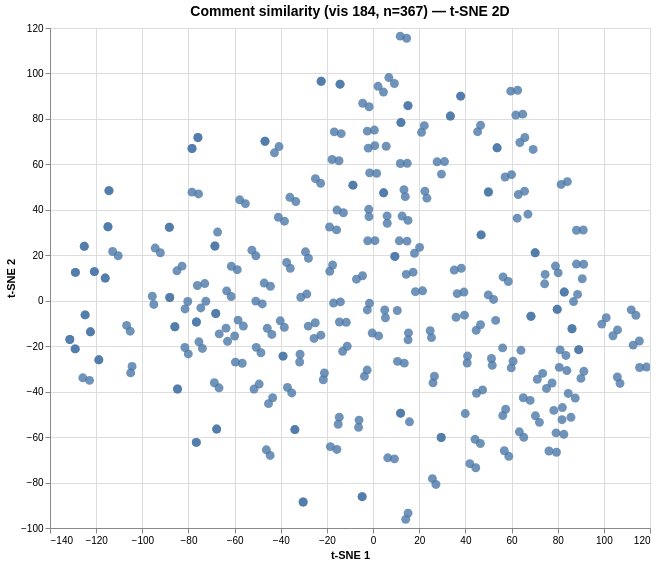

The specification (Vega-Lite) saved for this image:
### Vega specification from a JSON file in a GitHub repository (floating-point values rounded to 4 significant figures; data arrays with more than 128 entries replaced by an {"elided": "..."} marker saying what was removed)
{"$schema": "https://vega.github.io/schema/vega/v6.json", "data": [{"name": "param_1e9efca18e7a2868_store"}, {"name": "source_0", "values": {"elided": "367 records"}}, {"name": "source_0_x_domain_dim_1", "values": [{"min": -131.4, "max": 118.5}]}, {"name": "source_0_y_domain_dim_2", "values": [{"min": -96.2, "max": 116.4}]}], "signals": [{"name": "unit", "value": {}, "on": [{"events": "pointermove", "update": "isTuple(group()) ? group() : unit"}]}, {"name": "param_1e9efca18e7a2868", "update": "vlSelectionResolve(\"param_1e9efca18e7a2868_store\", \"union\")"}, {"name": "param_1e9efca18e7a2868_dim_1", "on": [{"events": [{"source": "view", "type": "dblclick"}], "update": "null"}, {"events": {"signal": "param_1e9efca18e7a2868_translate_delta"}, "update": "panLinear(param_1e9efca18e7a2868_translate_anchor.extent_x, -param_1e9efca18e7a2868_translate_delta.x / width)"}, {"events": {"signal": "param_1e9efca18e7a2868_zoom_delta"}, "update": "zoomLinear(domain(\"x\"), param_1e9efca18e7a2868_zoom_anchor.x, param_1e9efca18e7a2868_zoom_delta)"}]}, {"name": "param_1e9efca18e7a2868_dim_2", "on": [{"events": [{"source": "view", "type": "dblclick"}], "update": "null"}, {"events": {"signal": "param_1e9efca18e7a2868_translate_delta"}, "update": "panLinear(param_1e9efca18e7a2868_translate_anchor.extent_y, param_1e9efca18e7a2868_translate_delta.y / height)"}, {"events": {"signal": "param_1e9efca18e7a2868_zoom_delta"}, "update": "zoomLinear(domain(\"y\"), param_1e9efca18e7a2868_zoom_anchor.y, param_1e9efca18e7a2868_zoom_delta)"}]}, {"name": "param_1e9efca18e7a2868_tuple", "on": [{"events": [{"signal": "param_1e9efca18e7a2868_dim_1 || param_1e9efca18e7a2868_dim_2"}], "update": "param_1e9efca18e7a2868_dim_1 && param_1e9efca18e7a2868_dim_2 ? {unit: \"\", fields: param_1e9efca18e7a2868_tuple_fields, values: [param_1e9efca18e7a2868_dim_1,param_1e9efca18e7a2868_dim_2]} : null"}]}, {"name": "param_1e9efca18e7a2868_tuple_fields", "value": [{"field": "dim_1", "channel": "x", "type": "R"}, {"field": "dim_2", "channel": "y", "type": "R"}]}, {"name": "param_1e9efca18e7a2868_translate_anchor", "value": {}, "on": [{"events": [{"source": "scope", "type": "pointerdown"}], "update": "{x: x(unit), y: y(unit), extent_x: domain(\"x\"), extent_y: domain(\"y\")}"}]}, {"name": "param_1e9efca18e7a2868_translate_delta", "value": {}, "on": [{"events": [{"source": "window", "between": [{"source": "scope", "type": "pointerdown"}, {"source": "window", "type": "pointerup"}], "consume": true, "type": "pointermove"}], "update": "{x: param_1e9efca18e7a2868_translate_anchor.x - x(unit), y: param_1e9efca18e7a2868_translate_anchor.y - y(unit)}"}]}, {"name": "param_1e9efca18e7a2868_zoom_anchor", "on": [{"events": [{"source": "scope", "type": "wheel", "consume": true}], "update": "{x: invert(\"x\", x(unit)), y: invert(\"y\", y(unit))}"}]}, {"name": "param_1e9efca18e7a2868_zoom_delta", "on": [{"events": [{"source": "scope", "consume": true, "type": "wheel"}], "update": "pow(1.001, event.deltaY * pow(16, event.deltaMode))", "force": true}]}, {"name": "param_1e9efca18e7a2868_modify", "on": [{"events": {"signal": "param_1e9efca18e7a2868_tuple"}, "update": "modify(\"param_1e9efca18e7a2868_store\", param_1e9efca18e7a2868_tuple, true)"}]}], "marks": [{"type": "symbol", "name": "marks", "from": {"data": "source_0"}, "encode": {"update": {"size": {"value": 80}, "shape": {"value": "circle"}, "y": {"field": "dim_2", "scale": "y"}, "tooltip": {"signal": "{\"Comment #\": format(datum[\"index\"], \"\"), \"Comment\": isValid(datum[\"comment\"]) ? datum[\"comment\"] : \"\"+datum[\"comment\"]}"}, "fill": {"value": "#4c78a8"}, "opacity": {"value": 0.8}, "x": {"field": "dim_1", "scale": "x"}}}, "style": ["circle"], "interactive": true, "clip": true}], "scales": [{"name": "x", "type": "linear", "domain": [{"signal": "(data(\"source_0_x_domain_dim_1\")[0] || {}).min"}, {"signal": "(data(\"source_0_x_domain_dim_1\")[0] || {}).max"}], "range": [0, {"signal": "width"}], "nice": true, "domainRaw": {"signal": "param_1e9efca18e7a2868[\"dim_1\"]"}, "zero": true}, {"name": "y", "type": "linear", "domain": [{"signal": "(data(\"source_0_y_domain_dim_2\")[0] || {}).min"}, {"signal": "(data(\"source_0_y_domain_dim_2\")[0] || {}).max"}], "range": [{"signal": "height"}, 0], "nice": true, "zero": true, "domainRaw": {"signal": "param_1e9efca18e7a2868[\"dim_2\"]"}}], "axes": [{"scale": "x", "gridScale": "y", "labels": false, "tickCount": {"signal": "ceil(width/40)"}, "minExtent": 0, "ticks": false, "zindex": 0, "maxExtent": 0, "domain": false, "grid": true, "aria": false, "orient": "bottom"}, {"scale": "y", "domain": false, "orient": "left", "minExtent": 0, "tickCount": {"signal": "ceil(height/40)"}, "maxExtent": 0, "grid": true, "labels": false, "ticks": false, "gridScale": "x", "aria": false, "zindex": 0}, {"scale": "x", "tickCount": {"signal": "ceil(width/40)"}, "grid": false, "labelFlush": true, "orient": "bottom", "zindex": 0, "labelOverlap": true, "title": "t-SNE 1"}, {"scale": "y", "grid": false, "labelOverlap": true, "tickCount": {"signal": "ceil(height/40)"}, "orient": "left", "title": "t-SNE 2", "zindex": 0}], "title": {"text": "Comment similarity (vis 184, n=367) — t-SNE 2D", "frame": "group", "fontSize": 14}, "width": 600, "height": 500, "padding": 5, "style": "cell", "background": "white"}
